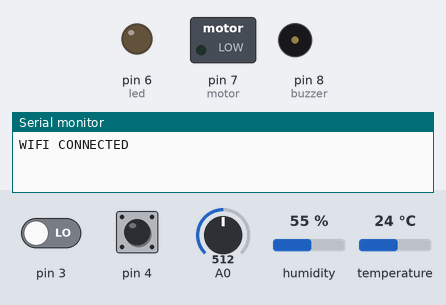
A sketch run on a simulated Arduino Uno, built with avr-gcc and run on an emulated ATmega328P. On the bench: switched loads named in the sketch (green lamp = pin HIGH), output pins drawn as LEDs (lit = HIGH), buzzer (waves = sounding, pin HIGH), the last lines printed to the serial monitor. The inputs (shaded band) are chosen by the test bench; at power-on: humidity 55 %, pin 3 LOW, pin 4 HIGH, A0 = 512, temperature 24 °C. The modem accepts every AT command (registered, SIM ready, sends succeed) and sends nothing else.

Above: at 3.2 s.
3.3 s: humidity set to 79 %
17.3 s: humidity set to 82 %
At 40.9 s:
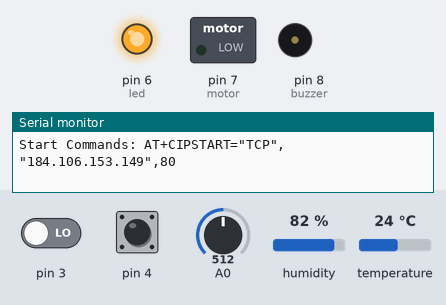
Timing chart, 0 to 41.2 s (numbered marks = the images above; inputs shaded):
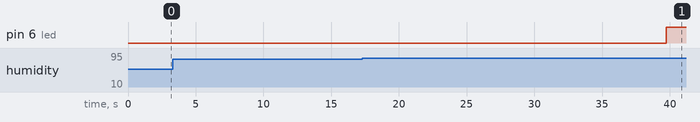

The sketch:

smart_agriculture_system.ino
```cpp
String myAPIkey = "ASLN9ORFZ951V5IC";

#include <SoftwareSerial.h>
SoftwareSerial ESP8266(12, 13); // Rx,  Tx
long writingTimer = 17;
long startTime = 0;
long waitTime = 0;


unsigned char check_connection=0;
unsigned char times_check=0;
boolean error;

int a,b,c,d,e,f;
#include <Wire.h>//i2c communication library
#include <LiquidCrystal_I2C.h>//i2c lcd library
// Set the LCD address to 0x27 for a 16 chars and 2 line display
LiquidCrystal_I2C lcd(0x27, 16, 2);//address,columns,rows
#include <dht.h>
#define dht_apin 2 // Analog Pin sensor is connected to
dht DHT;
void setup()
{
//   lcd.begin();
  lcd.backlight();
    lcd.setCursor(0,0);
    lcd.print("SMART AGRICULTURE");
    lcd.setCursor(0,1);
    lcd.print("USING IOT      ");
 pinMode(3, INPUT);
 pinMode(4, INPUT);
 pinMode(6, OUTPUT);//led
 pinMode(7, OUTPUT);//motor
 pinMode(8, OUTPUT);//buzzer
 digitalWrite(6,LOW);
 digitalWrite(7,LOW);
 digitalWrite(8,LOW);
  Serial.begin(9600);
  ESP8266.begin(9600);
  startTime = millis();
  ESP8266.println("AT+RST");
 // ESP8266.println("AT+CWMODE=1");
  delay(2000);

 // Serial.println("Connecting to Wifi");
   while(check_connection==0)
  {
   // Serial.print(".");
  ESP8266.print("AT+CWJAP=\"project12\",\"project123456\"\r\n");
  ESP8266.setTimeout(5000);
 if(ESP8266.find("WIFI CONNECTED\r\n")==1)
 {
 Serial.println("WIFI CONNECTED");
 break;
 }
 times_check++;
 if(times_check>3)
 {
  times_check=0;
   Serial.println("Trying to Reconnect..");
  }
  }
  lcd.clear();
}

void loop()
{
  waitTime = millis()-startTime;
  if (waitTime > (writingTimer*1000))
  {
     DHT.read11(dht_apin);
    a=DHT.temperature;
     b=DHT.humidity;

   int z=analogRead(A0);
    c=z/46;

   d=digitalRead(3);
   e=digitalRead(4);

    String s2="IR:";
    if(a>33 || b>80)
    {

      digitalWrite(6,HIGH);
    }
    else
    {
      digitalWrite(6,LOW);

    }
     if(e==0)
    {
     s2=s2+"YES ";
      digitalWrite(8,HIGH);
    }
    else
    {
      s2=s2+"NO  ";
      digitalWrite(8,LOW);

    }
    if(d==1)
    {
     s2=s2+"NO WATER     ";
      digitalWrite(7,HIGH);
    }
    else
    {
      s2=s2+"WATER OK      ";
      digitalWrite(7,LOW);

    }

    lcd.clear();
    String s1="T:"+String(a)+" H:"+String(b)+" PH:"+String(c)+" ";
     lcd.setCursor(0,0);
    lcd.print(s1);
    lcd.setCursor(0,1);
    lcd.print(s2);
    writeThingSpeak();
    startTime = millis();
  }
}


void writeThingSpeak(void)
{
  startThingSpeakCmd();
  // preparacao da string GET
  String getStr = "GET /update?api_key=";
  getStr += myAPIkey;
  getStr +="&field1=";
  getStr += String(a);
   getStr +="&field2=";
  getStr += String(b);
   getStr +="&field3=";
  getStr += String(c);
   getStr +="&field4=";
  getStr += String(d);
   getStr +="&field5=";
  getStr += String(e);

  getStr += "\r\n\r\n";
  GetThingspeakcmd(getStr);
}

void startThingSpeakCmd(void)
{
  ESP8266.flush();
  String cmd = "AT+CIPSTART=\"TCP\",\"";
  cmd += "184.106.153.149"; // api.thingspeak.com IP address
  cmd += "\",80";
  ESP8266.println(cmd);
  Serial.print("Start Commands: ");
   Serial.println(cmd);

  if(ESP8266.find("Error"))
  {
     Serial.println("AT+CIPSTART error");
    return;
  }
}

String GetThingspeakcmd(String getStr)
{
  String cmd = "AT+CIPSEND=";
  cmd += String(getStr.length());
  ESP8266.println(cmd);
  Serial.println(cmd);

  if(ESP8266.find(">"))
  {
    ESP8266.print(getStr);
     Serial.println(getStr);
    delay(500);
    String messageBody = "";
    while (ESP8266.available())
    {
      String line = ESP8266.readStringUntil('\n');
      if (line.length() == 1)
      {
        messageBody = ESP8266.readStringUntil('\n');
      }
    }
   // Serial.print("MessageBody received: ");
   // Serial.println(messageBody);
    return messageBody;
  }
  else
  {
    ESP8266.println("AT+CIPCLOSE");
   // Serial.println("AT+CIPCLOSE");
  }
}
```

Measured:
- the behaviour switches between 80 and 81 % on humidity (found by bisection; images 0 and 1)
- after the input at 17.3 s, pin 6 (led): LOW → HIGH after 22.4 s
